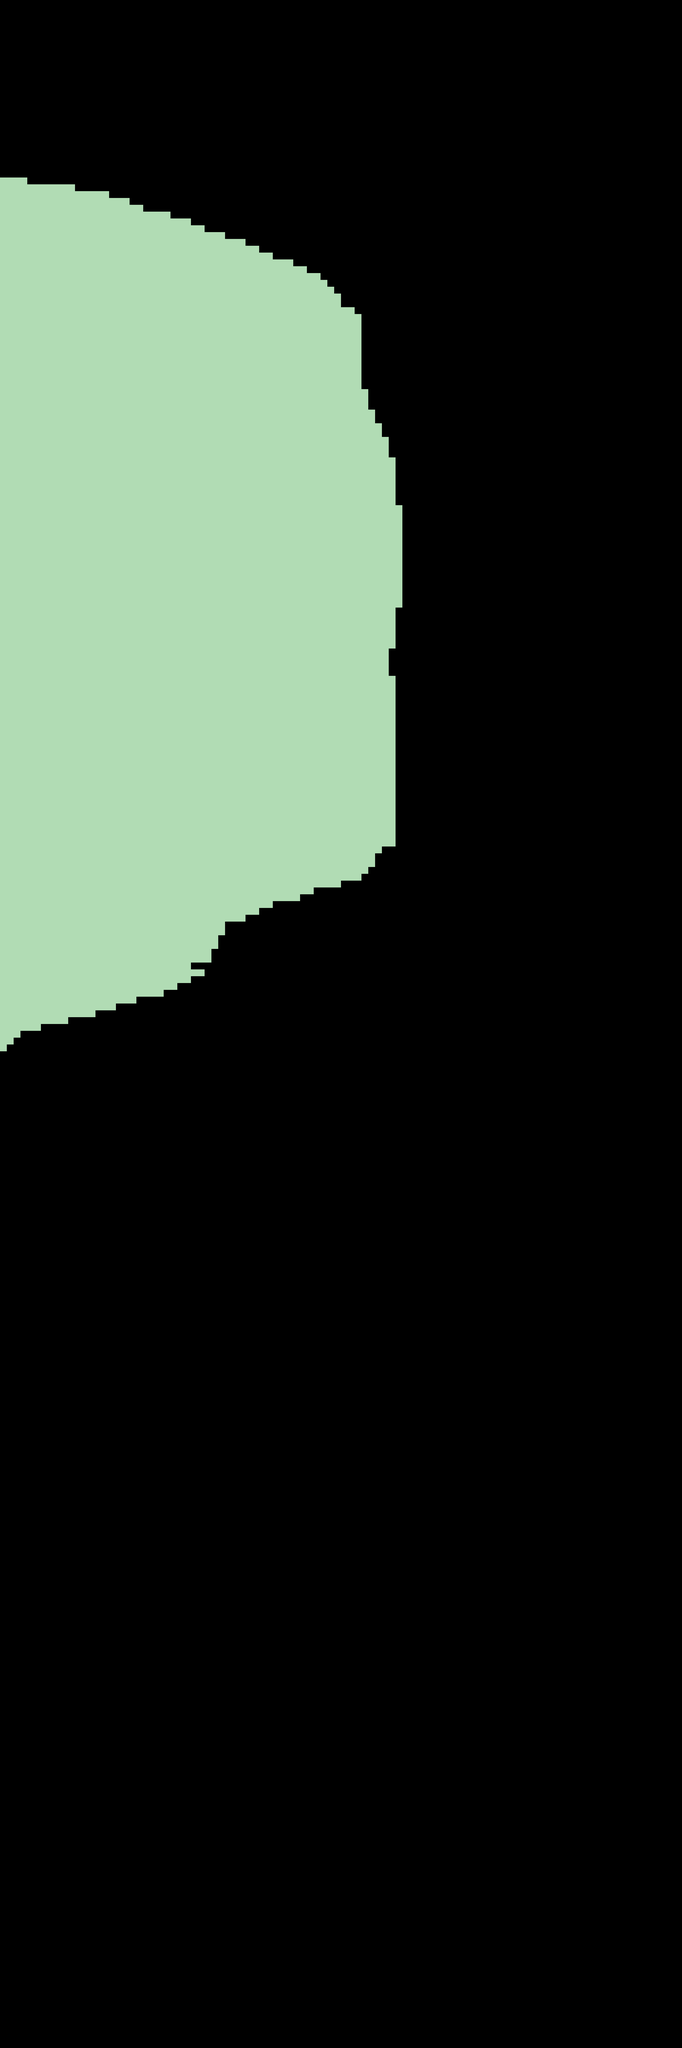

Below is a game level as drawn by its tile map, then a one-line description and the .tmx that defines it (tile-layer data replaced by summaries):
An orthogonal 100x300 tile map with 32x32 px tiles, 2 tile layers (sky, background), 29 tilesets and 199 objects (38x rectangle, 14x hangingBag, 11x ball, 6x changeLevel, 3x cameraFocus, ...).

<map version="1.2" tiledversion="1.2.3" orientation="orthogonal" renderorder="right-down" width="100" height="300" tilewidth="32" tileheight="32" infinite="0" nextlayerid="8" nextobjectid="472">
 <tileset firstgid="1" source="../tilesets/test-tileset.tsx" />
 <tileset firstgid="3" source="../tilesets/cloud-001.tsx" />
 <tileset firstgid="4" source="../tilesets/cloud-003.tsx" />
 <tileset firstgid="5" source="../tilesets/grass-tuft-006.tsx" />
 <tileset firstgid="6" source="../tilesets/grass-tuft-005.tsx" />
 <tileset firstgid="7" source="../tilesets/cloud-002.tsx" />
 <tileset firstgid="8" source="../tilesets/ground-base.tsx" />
 <tileset firstgid="297" source="../tilesets/sky.tsx" />
 <tileset firstgid="298" source="../tilesets/grass-tuft-004.tsx" />
 <tileset firstgid="299" source="../tilesets/rock-003.tsx" />
 <tileset firstgid="300" source="../tilesets/rock-005.tsx" />
 <tileset firstgid="301" source="../tilesets/tree-square-tileset.tsx" />
 <tileset firstgid="302" source="../tilesets/rock-004.tsx" />
 <tileset firstgid="303" name="grass-tuft-003" tilewidth="102" tileheight="95" tilecount="1" columns="1">
  <image source="../../silly-sam/assets/art/environment-textures/grass-tuft-003.png" width="102" height="95" />
 </tileset>
 <tileset firstgid="304" source="../tilesets/grass-tuft-002.tsx" />
 <tileset firstgid="305" source="../tilesets/grass-tuft-009.tsx" />
 <tileset firstgid="306" source="../tilesets/grass-tuft-007.tsx" />
 <tileset firstgid="307" source="../tilesets/bush-005.tsx" />
 <tileset firstgid="308" source="../tilesets/bush-002.tsx" />
 <tileset firstgid="309" source="../tilesets/bush-004.tsx" />
 <tileset firstgid="310" source="../tilesets/bush-003.tsx" />
 <tileset firstgid="311" source="../tilesets/bush-006.tsx" />
 <tileset firstgid="312" source="../tilesets/grass-pattern-005.tsx" />
 <tileset firstgid="313" source="../tilesets/grass-pattern-004.tsx" />
 <tileset firstgid="314" source="../tilesets/grass-pattern-003.tsx" />
 <tileset firstgid="315" source="../tilesets/rock-001.tsx" />
 <tileset firstgid="316" source="../tilesets/rock-002.tsx" />
 <tileset firstgid="317" source="../tilesets/rock-006.tsx" />
 <tileset firstgid="318" source="../tilesets/rock-007.tsx" />
 <layer id="1" name="sky" width="100" height="300">
  <data>[30000 cells, 0 non-empty, 0 distinct tile ids]</data>
 </layer>
 <layer id="2" name="background" width="100" height="300" locked="1">
  <data>[30000 cells, 6068 non-empty, 2 distinct tile ids]</data>
 </layer>
 <objectgroup id="3" name="backgroundObjects">
  <object id="73" gid="3" x="-85.3522" y="165.03" width="289.855" height="166" />
  <object id="74" gid="7" x="613.474" y="253.611" width="415.621" height="203.406" rotation="0.164813" />
  <object id="75" gid="4" x="2348.48" y="334.763" width="276.455" height="124.953" rotation="-0.463865" />
  <object id="76" gid="7" x="1596.25" y="32.4509" width="225" height="102.857" rotation="0.332634" />
  <object id="297" gid="5" x="2585" y="705" width="127" height="163" />
  <object id="336" gid="7" x="2287.67" y="2072.67" width="319" height="148" />
  <object id="337" gid="3" x="1898" y="3047" width="337" height="155" />
  <object id="338" gid="3" x="1534" y="784" width="337" height="155" />
  <object id="339" gid="7" x="1625" y="4930" width="319" height="148" />
  <object id="340" gid="3" x="-61" y="5136" width="337" height="155" />
  <object id="341" gid="3" x="2992" y="4637" width="337" height="155" />
  <object id="342" gid="4" x="2768" y="5338" width="337" height="165" />
  <object id="343" gid="4" x="3076" y="3314" width="337" height="165" />
  <object id="346" gid="300" x="1509.87" y="1076.72" width="118" height="90.6667" rotation="12.5906" />
  <object id="348" gid="299" x="807.046" y="753.64" width="109.907" height="86.7191" rotation="0.695257" />
  <object id="374" gid="302" x="2315.46" y="4240.14" width="127.731" height="91.0583" rotation="-29.8959" />
  <object id="391" gid="7" x="843" y="5301" width="319" height="148" />
  <object id="392" gid="3" x="2014" y="5720" width="337" height="155" />
  <object id="393" gid="3" x="668" y="6121" width="337" height="155" />
  <object id="394" gid="4" x="1686" y="6419" width="337" height="165" />
  <object id="395" gid="4" x="1180" y="7029" width="337" height="165" />
  <object id="396" gid="4" x="1662" y="7320" width="337" height="165" />
  <object id="397" gid="7" x="1002" y="7629" width="319" height="148" />
  <object id="398" gid="300" x="2071.02" y="6474.46" width="242.995" height="98.017" rotation="-33.9157" />
  <object id="399" gid="302" x="881.422" y="6460.94" width="101" height="68" rotation="8.73636" />
  <object id="400" gid="308" x="1380.19" y="6962.25" width="110.055" height="122.74" rotation="4.1309" />
  <object id="401" gid="307" x="767" y="6344" width="158" height="232" />
  <object id="402" gid="311" x="1735.89" y="7902.55" width="101.821" height="98.388" rotation="-11.5444" />
  <object id="404" gid="3" x="2251.5" y="3566.5" width="337" height="155" />
  <object id="456" gid="7" x="355.652" y="7338.12" width="319" height="148" />
  <object id="457" gid="7" x="2328.38" y="7907.82" width="319" height="148" />
  <object id="458" gid="4" x="489.076" y="8111.44" width="337" height="165" />
 </objectgroup>
 <objectgroup id="4" name="objects">
  <object id="4" name="sam" x="240.333" y="98.031">
   <point />
  </object>
  <object id="27" name="rectangle" x="455.425" y="1142.56" width="519.105" height="432.004" rotation="292.95">
   <properties>
    <property name="static" type="bool" value="true" />
    <property name="texturePath" value="assets/art/environment-textures/ground-base.png" />
   </properties>
  </object>
  <object id="52" name="rectangle" x="-54.2934" y="1170.9" width="537.198" height="644.183" rotation="-87.7473">
   <properties>
    <property name="static" type="bool" value="true" />
    <property name="texturePath" value="assets/art/environment-textures/ground-base.png" />
   </properties>
  </object>
  <object id="53" name="cameraFocus" x="410.788" y="500.637">
   <properties>
    <property name="cameraDistance" type="float" value="425" />
   </properties>
   <point />
  </object>
  <object id="54" name="rectangle" x="-920.94" y="-753.574" width="834.3" height="2050.64" rotation="-365.908">
   <properties>
    <property name="static" type="bool" value="true" />
    <property name="texturePath" value="assets/art/environment-textures/ground-base.png" />
   </properties>
  </object>
  <object id="55" name="skateboard" x="240.121" y="186.909">
   <properties>
    <property name="cameraDistance" type="float" value="400" />
    <property name="cameraFocus" type="bool" value="true" />
    <property name="texturePathBoard" value="assets/art/gameobject-textures/skateboard-deck.png" />
    <property name="texturePathWheel" value="assets/art/gameobject-textures/skateboard-wheel.png" />
   </properties>
   <point />
  </object>
  <object id="56" name="rectangle" x="802.57" y="1328.65" width="554.891" height="407.2" rotation="293.652">
   <properties>
    <property name="static" type="bool" value="true" />
    <property name="texturePath" value="assets/art/environment-textures/ground-base.png" />
   </properties>
  </object>
  <object id="59" name="rectangle" x="3660.15" y="1854.75" width="1386.58" height="1109.99" rotation="542.492">
   <properties>
    <property name="static" type="bool" value="true" />
    <property name="texturePath" value="assets/art/environment-textures/ground-base.png" />
   </properties>
  </object>
  </objectgroup>
 <objectgroup id="5" name="foreground objects">
  <!-- 87 objects omitted --></objectgroup>
 <objectgroup id="6" name="foreground detail">
  <!-- 6 objects omitted --></objectgroup>
 <objectgroup id="7" name="hangybags">
  <!-- 14 objects omitted --></objectgroup>
</map>
<!-- 159 of 199 objects omitted -->
